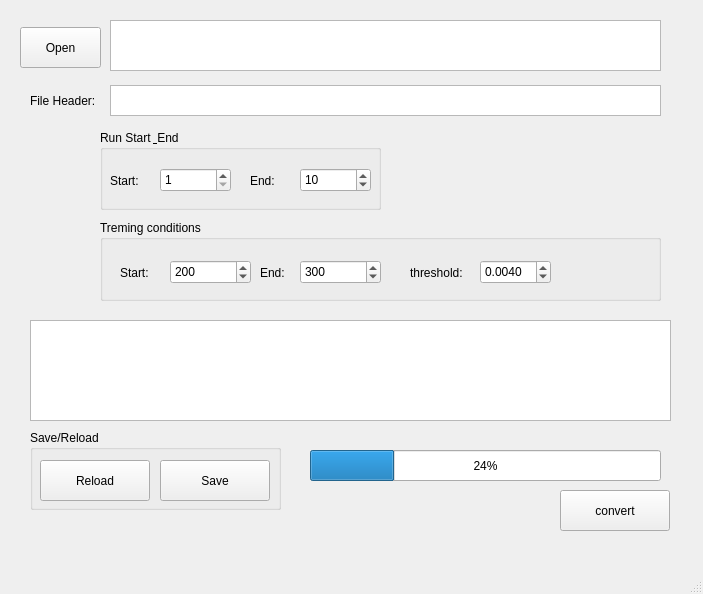
<?xml version="1.0" encoding="UTF-8"?>
<ui version="4.0">
 <class>MainWindow</class>
 <widget class="QMainWindow" name="MainWindow">
  <property name="geometry">
   <rect>
    <x>0</x>
    <y>0</y>
    <width>703</width>
    <height>594</height>
   </rect>
  </property>
  <property name="windowTitle">
   <string>MainWindow</string>
  </property>
  <widget class="QWidget" name="centralwidget">
   <widget class="QTextBrowser" name="tB_Directory">
    <property name="geometry">
     <rect>
      <x>110</x>
      <y>20</y>
      <width>551</width>
      <height>51</height>
     </rect>
    </property>
   </widget>
   <widget class="QPushButton" name="pB_open">
    <property name="geometry">
     <rect>
      <x>20</x>
      <y>27</y>
      <width>81</width>
      <height>41</height>
     </rect>
    </property>
    <property name="text">
     <string>Open</string>
    </property>
   </widget>
   <widget class="QTextBrowser" name="tB_results">
    <property name="geometry">
     <rect>
      <x>30</x>
      <y>320</y>
      <width>641</width>
      <height>101</height>
     </rect>
    </property>
   </widget>
   <widget class="QPushButton" name="pB_convert">
    <property name="geometry">
     <rect>
      <x>560</x>
      <y>490</y>
      <width>110</width>
      <height>41</height>
     </rect>
    </property>
    <property name="text">
     <string>convert</string>
    </property>
   </widget>
   <widget class="QGroupBox" name="groupBox">
    <property name="geometry">
     <rect>
      <x>100</x>
      <y>130</y>
      <width>281</width>
      <height>80</height>
     </rect>
    </property>
    <property name="title">
     <string>Run Start &amp; End</string>
    </property>
    <widget class="QLabel" name="label_2">
     <property name="geometry">
      <rect>
       <x>150</x>
       <y>40</y>
       <width>41</width>
       <height>21</height>
      </rect>
     </property>
     <property name="text">
      <string>End:</string>
     </property>
    </widget>
    <widget class="QSpinBox" name="sB_start">
     <property name="geometry">
      <rect>
       <x>60</x>
       <y>38</y>
       <width>71</width>
       <height>24</height>
      </rect>
     </property>
     <property name="minimum">
      <number>1</number>
     </property>
    </widget>
    <widget class="QSpinBox" name="sB_End">
     <property name="geometry">
      <rect>
       <x>200</x>
       <y>38</y>
       <width>71</width>
       <height>24</height>
      </rect>
     </property>
     <property name="minimum">
      <number>1</number>
     </property>
     <property name="value">
      <number>10</number>
     </property>
    </widget>
    <widget class="QLabel" name="label">
     <property name="geometry">
      <rect>
       <x>10</x>
       <y>40</y>
       <width>41</width>
       <height>21</height>
      </rect>
     </property>
     <property name="text">
      <string>Start:</string>
     </property>
    </widget>
   </widget>
   <widget class="QGroupBox" name="groupBox_2">
    <property name="geometry">
     <rect>
      <x>100</x>
      <y>220</y>
      <width>561</width>
      <height>81</height>
     </rect>
    </property>
    <property name="title">
     <string>Treming conditions</string>
    </property>
    <widget class="QSpinBox" name="sB_low">
     <property name="geometry">
      <rect>
       <x>70</x>
       <y>40</y>
       <width>81</width>
       <height>24</height>
      </rect>
     </property>
     <property name="maximum">
      <number>511</number>
     </property>
     <property name="value">
      <number>200</number>
     </property>
    </widget>
    <widget class="QSpinBox" name="sB_high">
     <property name="geometry">
      <rect>
       <x>200</x>
       <y>40</y>
       <width>81</width>
       <height>24</height>
      </rect>
     </property>
     <property name="maximum">
      <number>511</number>
     </property>
     <property name="value">
      <number>300</number>
     </property>
    </widget>
    <widget class="QLabel" name="label_4">
     <property name="geometry">
      <rect>
       <x>20</x>
       <y>42</y>
       <width>41</width>
       <height>21</height>
      </rect>
     </property>
     <property name="text">
      <string>Start:</string>
     </property>
    </widget>
    <widget class="QLabel" name="label_3">
     <property name="geometry">
      <rect>
       <x>160</x>
       <y>42</y>
       <width>41</width>
       <height>21</height>
      </rect>
     </property>
     <property name="text">
      <string>End:</string>
     </property>
    </widget>
    <widget class="QLabel" name="label_5">
     <property name="geometry">
      <rect>
       <x>310</x>
       <y>42</y>
       <width>71</width>
       <height>21</height>
      </rect>
     </property>
     <property name="text">
      <string>threshold:</string>
     </property>
    </widget>
    <widget class="QDoubleSpinBox" name="dsB_thrhld">
     <property name="geometry">
      <rect>
       <x>380</x>
       <y>40</y>
       <width>71</width>
       <height>24</height>
      </rect>
     </property>
     <property name="decimals">
      <number>4</number>
     </property>
     <property name="maximum">
      <double>1.000000000000000</double>
     </property>
     <property name="singleStep">
      <double>0.001000000000000</double>
     </property>
     <property name="value">
      <double>0.004000000000000</double>
     </property>
    </widget>
   </widget>
   <widget class="QGroupBox" name="groupBox_3">
    <property name="geometry">
     <rect>
      <x>30</x>
      <y>430</y>
      <width>251</width>
      <height>80</height>
     </rect>
    </property>
    <property name="title">
     <string>Save/Reload</string>
    </property>
    <widget class="QPushButton" name="pB_save">
     <property name="geometry">
      <rect>
       <x>130</x>
       <y>30</y>
       <width>110</width>
       <height>41</height>
      </rect>
     </property>
     <property name="text">
      <string>Save</string>
     </property>
    </widget>
    <widget class="QPushButton" name="pB_reload">
     <property name="geometry">
      <rect>
       <x>10</x>
       <y>30</y>
       <width>110</width>
       <height>41</height>
      </rect>
     </property>
     <property name="text">
      <string>Reload</string>
     </property>
    </widget>
   </widget>
   <widget class="QProgressBar" name="progressBar">
    <property name="geometry">
     <rect>
      <x>310</x>
      <y>450</y>
      <width>351</width>
      <height>31</height>
     </rect>
    </property>
    <property name="value">
     <number>24</number>
    </property>
   </widget>
   <widget class="QTextEdit" name="tE_header">
    <property name="geometry">
     <rect>
      <x>110</x>
      <y>85</y>
      <width>551</width>
      <height>31</height>
     </rect>
    </property>
   </widget>
   <widget class="QLabel" name="label_6">
    <property name="geometry">
     <rect>
      <x>30</x>
      <y>90</y>
      <width>71</width>
      <height>21</height>
     </rect>
    </property>
    <property name="text">
     <string>File Header:</string>
    </property>
   </widget>
  </widget>
  <widget class="QMenuBar" name="menubar">
   <property name="geometry">
    <rect>
     <x>0</x>
     <y>0</y>
     <width>703</width>
     <height>22</height>
    </rect>
   </property>
  </widget>
  <widget class="QStatusBar" name="statusbar"/>
 </widget>
 <resources/>
 <connections/>
</ui>
